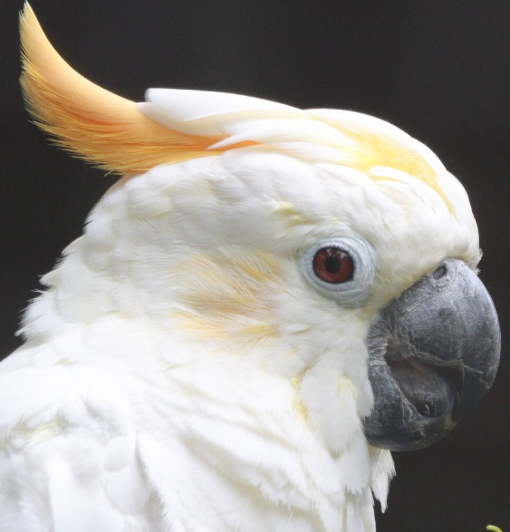
#> input picture project1_birds/parrots/original_size/test_set/cacatua/Screenshot from 2023-03-27 12-21-53.png, 510 x 532 px; its folder holds only this picture in this run
$ python csv_creator.py
#> lines starting #> are read from the running program, lines starting #| are printed output that depends on the picture
import os
import numpy as np
import pandas as pd
import cv2

def imageds_to_csv(IMG_SIZE = 64):
    '''
    (int) --> (DataFrame)

    Esta función recibe un entero IMG_SIZE que representa el número de pixeles en una imagen.
    Luego reajusta el tamaño de todas las imágenes en un directorio y las convierte en un DataFrame
    que tiene por columnas: los pixeles y su respectiva etiqueta.
    '''
#> called with IMG_SIZE = 80
    data = []
    label = []
    path = "./parrots/original_size/test_set/"
    for directory in os.listdir(path):
        l_path = path + directory + "/"
        for image in os.listdir(l_path):
            img = cv2.imread(l_path + image)
#> img is the input picture: shape (532, 510, 3); mean B, G, R 144.4, 148.8, 152.6
            img = cv2.resize(img, (IMG_SIZE, IMG_SIZE))
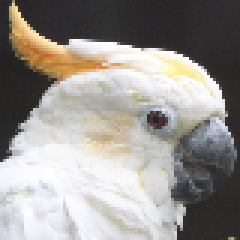
#> img: shape (80, 80, 3) (shown 3 times larger); mean B, G, R 144.4, 148.8, 152.6
            img = cv2.cvtColor(img, cv2.COLOR_RGB2GRAY)
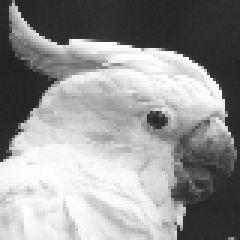
#> img: shape (80, 80) (shown 3 times larger); min 32, max 255, mean 148
            img = img.astype('float32')
            data.append(img)
            label.append(directory)
#> pass 2 of the loop in imageds_to_csv, `for directory in os.listdir(path):`:
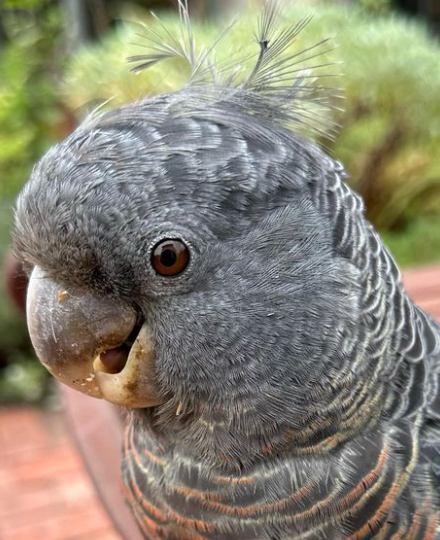
#> input picture project1_birds/parrots/original_size/test_set/callocephalon/Screenshot from 2023-03-27 12-07-30.png, 440 x 540 px
#> in imageds_to_csv, img is the input picture: shape (540, 440, 3); mean B, G, R 115.3, 132.5, 136.4
#> in imageds_to_csv, `img = cv2.resize(img, (IMG_SIZE, IMG_SIZE))`:
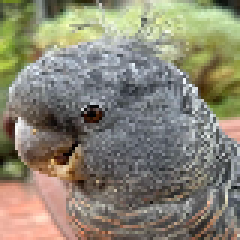
#> img: shape (80, 80, 3) (shown 3 times larger); mean B, G, R 115, 132.2, 136.2
#> in imageds_to_csv, `img = cv2.cvtColor(img, cv2.COLOR_RGB2GRAY)`:
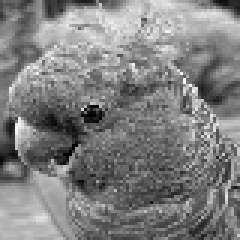
#> img: shape (80, 80) (shown 3 times larger); min 0, max 249, mean 127.5

    for i in range(len(data)):
         data[i] = np.asarray(data[i])
         data[i] = data[i].flatten()
#> this loop made 2 passes
#> after the loop, data = 2 items

    columns = [f"Pixel {i}" for i in range(IMG_SIZE*IMG_SIZE)]
#> columns = 6400 items, first 6: 'Pixel 0', 'Pixel 1', 'Pixel 2', 'Pixel 3', 'Pixel 4', 'Pixel 5'
    data = pd.DataFrame(data = data, columns = columns)
#> data = table of 2 rows and 6400 columns
    data['Family'] = label
    data.to_csv("./parrots_test.csv")
    return data

if __name__ == '__main__':
    imageds_to_csv(IMG_SIZE=80)
